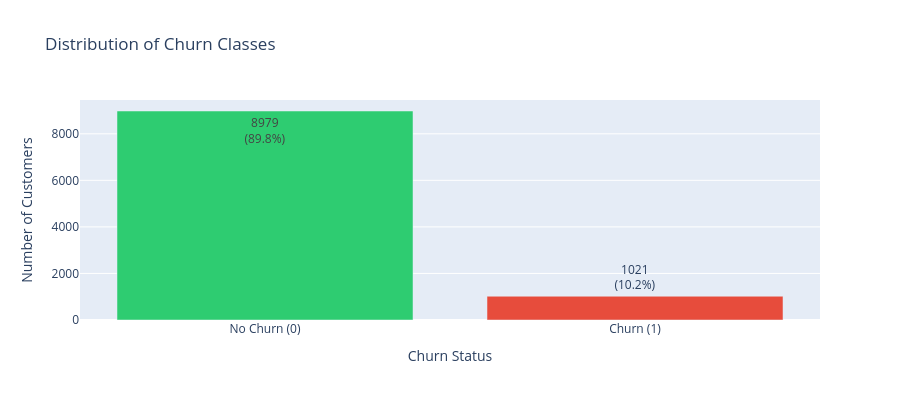

The notebook cell this image was saved under:
### Markdown cell above
## 4️⃣ Check Class Balance

### Code cell
# Check class balance
class_dist = processor.check_class_balance("churn")

# Visualize with Plotly
churn_counts = df['churn'].value_counts()
fig = go.Figure(data=[
    go.Bar(
        x=['No Churn (0)', 'Churn (1)'],
        y=churn_counts.values,
        text=[f"{v}<br>({v/len(df)*100:.1f}%)" for v in churn_counts.values],
        textposition='auto',
        marker=dict(color=['#2ecc71', '#e74c3c'])
    )
])
fig.update_layout(
    title="Distribution of Churn Classes",
    yaxis_title="Number of Customers",
    xaxis_title="Churn Status",
    showlegend=False,
    height=400
)
fig.show()

# Alert on class imbalance
if class_dist.get(1, 0) < 30:
    print("\n⚠️ ATTENTION: Classe minoritaire très déséquilibrée!")
    print("   Nous devrons utiliser des stratégies comme SMOTE ou class_weight")
else:
    print("\n✅ Distribution des classes acceptable")

### Figure 1 — Plotly figure (JSON) as saved in the notebook; plotly's stock layout.template omitted (floating-point values rounded to 4 significant figures)
{"data": [{"marker": {"color": ["#2ecc71", "#e74c3c"]}, "text": ["8979<br>(89.8%)", "1021<br>(10.2%)"], "textposition": "auto", "type": "bar", "x": ["No Churn (0)", "Churn (1)"], "y": [8979, 1021]}], "layout": {"height": 400, "showlegend": false, "title": {"text": "Distribution of Churn Classes"}, "xaxis": {"title": {"text": "Churn Status"}}, "yaxis": {"title": {"text": "Number of Customers"}}}}
